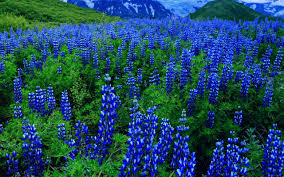
#> input picture Computer_Vision_(Module_6)/Day_2_Annotating_images_and_color_spaces/img/blue-flowers.jpg, 284 x 177 px, found by its file name
$ jupyter execute --allow-errors 'Computer Vision Color Spaces.ipynb'
#> lines starting #> are read from the running program, lines starting #| are printed output that depends on the picture
# Computer Vision color spaces

### Import statements

[cell 1]
import cv2
import numpy as np
import matplotlib.pyplot as plt

### To edit an image making a copy of it is always a good idea!

[cell 2]
# Load an image
# And make a copy of the original image to avoid manipulating the original image

image=cv2.imread('/home/umut/Documents/GitHub/Strive_School/Computer_Vision_(Module_6)/Day_2_Annotating_images_and_color_spaces/img/blue-flowers.jpg')
#> image is the input picture: shape (177, 284, 3); mean B, G, R 95.9, 74.3, 30.7
image1=image.copy()

[Hint](# "Numpy .copy function")

## Color Spaces

### BGR Spliting the color channels

[cell 3]
# Load a color image and split in is different B, G and R channels
b,g,r =cv2.split(image1)
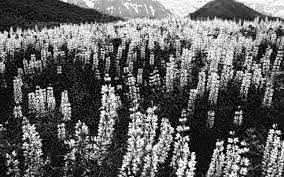
#> b: shape (177, 284); min 0, max 255, mean 95.9
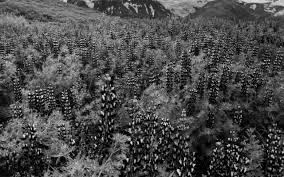
#> g: shape (177, 284); min 0, max 244, mean 74.3
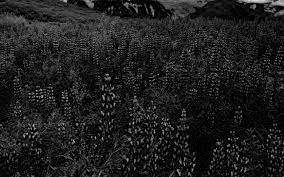
#> r: shape (177, 284); min 0, max 216, mean 30.7

[Hint](# "cv2.split")

[cell 4]
# Show each channel channel on screen
cv2.imshow("image",r)
cv2.waitKey(0)
cv2.destroyAllWindows()

#### Merging the color channels

[cell 5]
# Modify a channel and then merge them all again
merged = cv2.merge([b, g, r])
cv2.imshow("Merged", merged)
cv2.waitKey(1)
cv2.destroyAllWindows()

[Hint](# "cv2.merge")

[cell 6]
# Create a black canvas with the same size as the image you loaded
black_canvas=np.zeros((177,284))

black_canvas.shape
b.shape
#> Out = (177, 284)
#cv2.imshow("black_canvas",black_canvas)
#cv2.waitKey(1)
#cv2.destroyAllWindows()

[Hint](# "use numpy np.zeros function with the img.shape[:2]")

#> (a cell that did not finish here is left out)

[Hint](# "cv2.merge")

### HSV: Hue Saturation Value

#### M&Ms challenge!

[cell 8]
# Use the image below and convert it from BGR to HSV
img = cv2.imread('/home/umut/Documents/GitHub/Strive_School/Computer_Vision_(Module_6)/Day_2_Annotating_images_and_color_spaces/img/m.jpg')
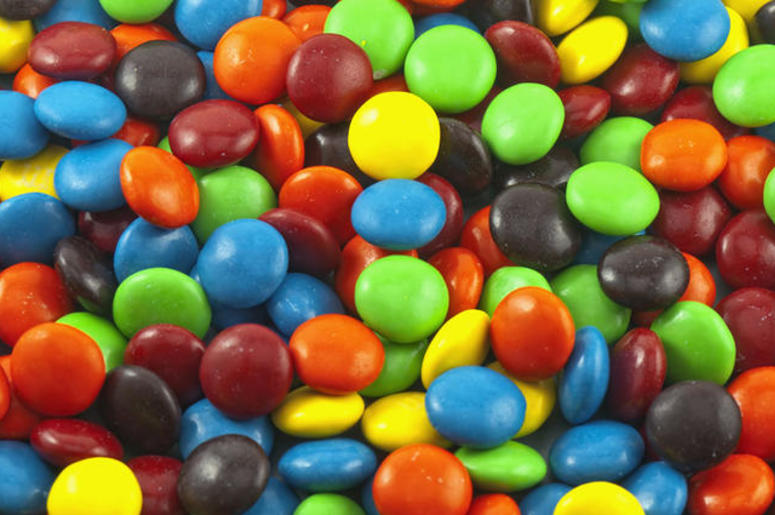
#> input picture Computer_Vision_(Module_6)/Day_2_Annotating_images_and_color_spaces/img/m.jpg, 775 x 515 px, found by its file name
#> img is the input picture: shape (515, 775, 3); mean B, G, R 63.8, 107.6, 121.9
plt.figure(figsize = (20,15));
plt.imshow(cv2.cvtColor(img,cv2.COLOR_BGR2RGB));

[cell 9]
# Split the H,S and V channels
H,S,V = cv2.split(img)
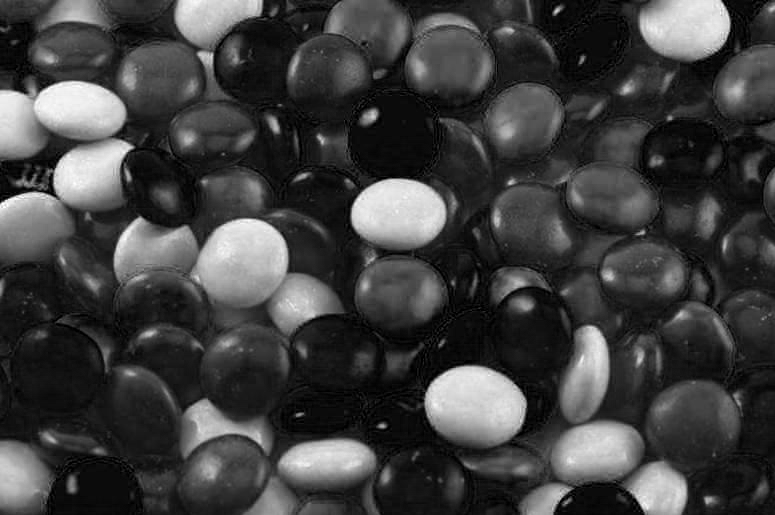
#> H: shape (515, 775); min 0, max 255, mean 63.8
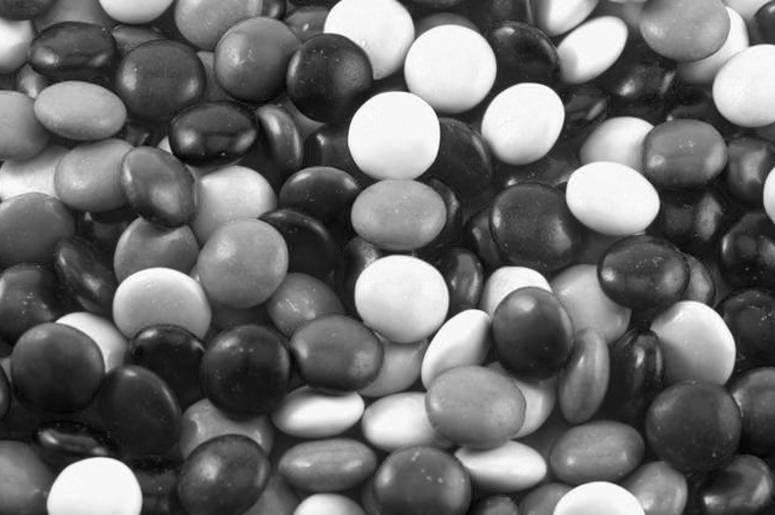
#> S: shape (515, 775); min 0, max 255, mean 107.6
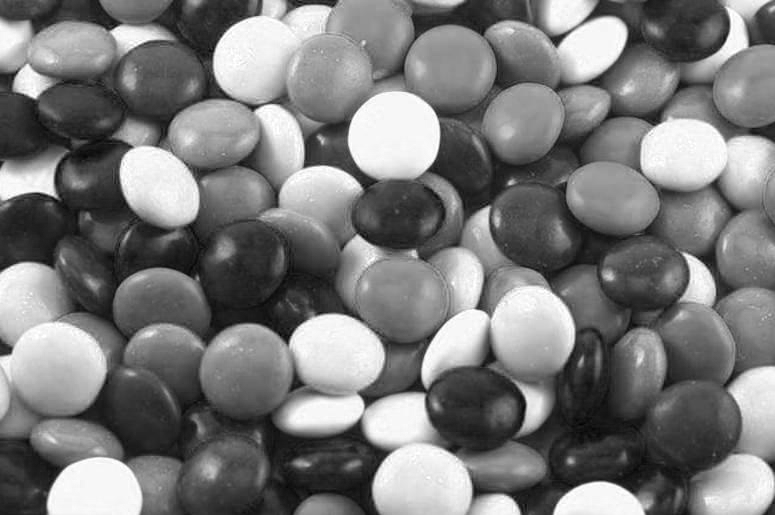
#> V: shape (515, 775); min 1, max 255, mean 121.9

#image = cv2.cvtColor(img, cv2.COLOR_BGR2GRAY )
image = cv2.cvtColor(img, cv2.COLOR_BGR2HSV )
#> image: shape (515, 775, 3); mean H, S, V 46.9, 171, 156.4
# Displaying the image
#cv2.imshow("splitted", image)
plt.imshow(image)
